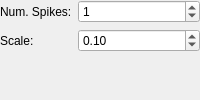
       <widget class="QFrame" name="m_SpikeFrame">
        <property name="frameShape">
         <enum>QFrame::NoFrame</enum>
        </property>
        <property name="frameShadow">
         <enum>QFrame::Raised</enum>
        </property>
        <layout class="QFormLayout" name="formLayout_9">
         <property name="leftMargin">
          <number>0</number>
         </property>
         <property name="topMargin">
          <number>0</number>
         </property>
         <property name="rightMargin">
          <number>0</number>
         </property>
         <property name="bottomMargin">
          <number>0</number>
         </property>
         <item row="0" column="0">
          <widget class="QLabel" name="m_NoiseLabel_2">
           <property name="text">
            <string>Num. Spikes:</string>
           </property>
          </widget>
         </item>
         <item row="0" column="1">
          <widget class="QSpinBox" name="m_SpikeNumBox">
           <property name="toolTip">
            <string>The number of randomly occurring signal spikes.</string>
           </property>
           <property name="value">
            <number>1</number>
           </property>
          </widget>
         </item>
         <item row="1" column="1">
          <widget class="QDoubleSpinBox" name="m_SpikeScaleBox">
           <property name="toolTip">
            <string>Spike amplitude relative to the largest signal amplitude of the corresponding k-space slice.</string>
           </property>
           <property name="singleStep">
            <double>0.100000000000000</double>
           </property>
           <property name="value">
            <double>0.100000000000000</double>
           </property>
          </widget>
         </item>
         <item row="1" column="0">
          <widget class="QLabel" name="m_NoiseLabel_4">
           <property name="text">
            <string>Scale:</string>
           </property>
          </widget>
         </item>
        </layout>
       </widget>
